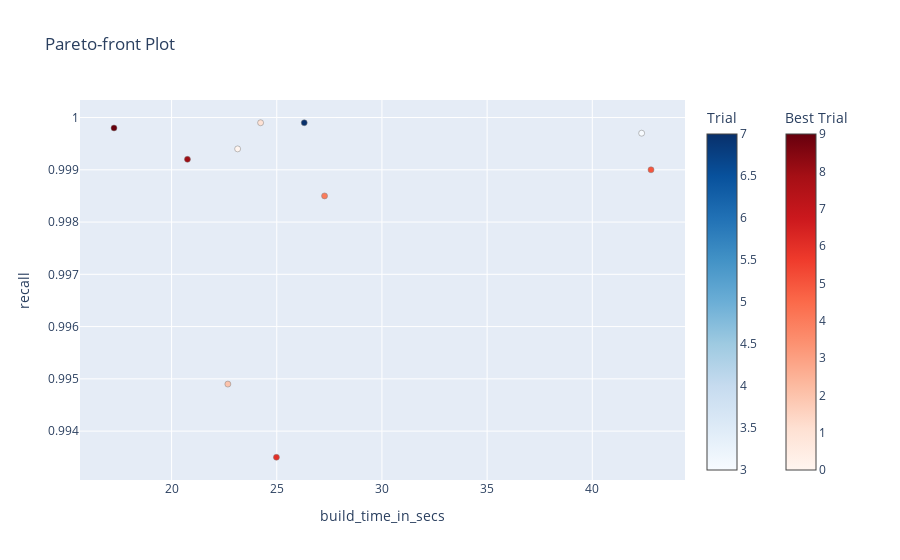
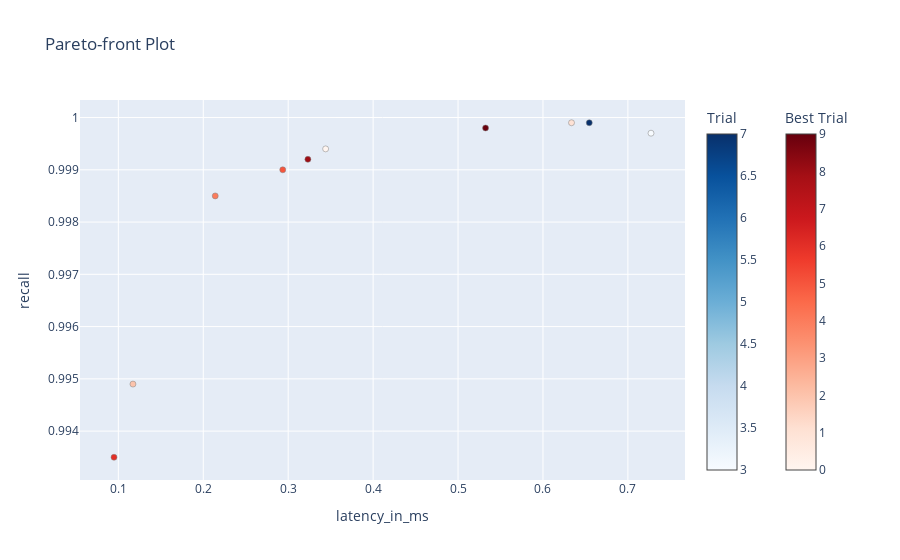

Notebook source saved alongside these figures, in order:
### Code cell
visualization(ivf_flat_study)

### Figure 1 — Plotly figure (JSON) as saved in the notebook; plotly's stock layout.template omitted (floating-point values rounded to 4 significant figures)
{"data": [{"hovertemplate": "%{text}<extra>Trial</extra>", "marker": {"color": [3, 7], "colorbar": {"title": {"text": "Trial"}}, "colorscale": [[0, "rgb(247,251,255)"], [0.125, "rgb(222,235,247)"], [0.25, "rgb(198,219,239)"], [0.375, "rgb(158,202,225)"], [0.5, "rgb(107,174,214)"], [0.625, "rgb(66,146,198)"], [0.75, "rgb(33,113,181)"], [0.875, "rgb(8,81,156)"], [1, "rgb(8,48,107)"]], "line": {"color": "Grey", "width": 0.5}}, "mode": "markers", "showlegend": false, "text": ["{<br>  \"number\": 3,<br>  \"values\": [<br>    42.3469,<br>    0.7272,<br>    0.9997<br>  ],<br>  \"params\": {<br>    \"n_lists\": 91882,<br>    \"n_probes\": 6687<br>  }<br>}", "{<br>  \"number\": 7,<br>  \"values\": [<br>    26.306,<br>    0.6545,<br>    0.9999<br>  ],<br>  \"params\": {<br>    \"n_lists\": 55683,<br>    \"n_probes\": 5439<br>  }<br>}"], "type": "scatter", "x": [42.35, 26.31], "y": [0.9997, 0.9999]}, {"hovertemplate": "%{text}<extra>Best Trial</extra>", "marker": {"color": [0, 1, 2, 4, 5, 6, 8, 9], "colorbar": {"title": {"text": "Best Trial"}, "x": 1.1, "xpad": 40, "y": 0.5}, "colorscale": [[0, "rgb(255,245,240)"], [0.125, "rgb(254,224,210)"], [0.25, "rgb(252,187,161)"], [0.375, "rgb(252,146,114)"], [0.5, "rgb(251,106,74)"], [0.625, "rgb(239,59,44)"], [0.75, "rgb(203,24,29)"], [0.875, "rgb(165,15,21)"], [1, "rgb(103,0,13)"]], "line": {"color": "Grey", "width": 0.5}}, "mode": "markers", "showlegend": false, "text": ["{<br>  \"number\": 0,<br>  \"values\": [<br>    23.1406,<br>    0.3441,<br>    0.9994<br>  ],<br>  \"params\": {<br>    \"n_lists\": 48570,<br>    \"n_probes\": 2511<br>  }<br>}", "{<br>  \"number\": 1,<br>  \"values\": [<br>    24.232,<br>    0.6336,<br>    0.9999<br>  ],<br>  \"params\": {<br>    \"n_lists\": 51021,<br>    \"n_probes\": 4945<br>  }<br>}", "{<br>  \"number\": 2,<br>  \"values\": [<br>    22.675,<br>    0.1172,<br>    0.9949<br>  ],<br>  \"params\": {<br>    \"n_lists\": 47692,<br>    \"n_probes\": 760<br>  }<br>}", "{<br>  \"number\": 4,<br>  \"values\": [<br>    27.2722,<br>    0.2141,<br>    0.9985<br>  ],<br>  \"params\": {<br>    \"n_lists\": 57879,<br>    \"n_probes\": 1657<br>  }<br>}", "{<br>  \"number\": 5,<br>  \"values\": [<br>    42.7912,<br>    0.2936,<br>    0.999<br>  ],<br>  \"params\": {<br>    \"n_lists\": 92899,<br>    \"n_probes\": 2804<br>  }<br>}", "{<br>  \"number\": 6,<br>  \"values\": [<br>    24.9842,<br>    0.0949,<br>    0.9935<br>  ],<br>  \"params\": {<br>    \"n_lists\": 52962,<br>    \"n_probes\": 668<br>  }<br>}", "{<br>  \"number\": 8,<br>  \"values\": [<br>    20.7545,<br>    0.3232,<br>    0.9992<br>  ],<br>  \"params\": {<br>    \"n_lists\": 43405,<br>    \"n_probes\": 2093<br>  }<br>}", "{<br>  \"number\": 9,<br>  \"values\": [<br>    17.2627,<br>    0.5324,<br>    0.9998<br>  ],<br>  \"params\": {<br>    \"n_lists\": 35266,<br>    \"n_probes\": 3028<br>  }<br>}"], "type": "scatter", "x": [23.14, 24.23, 22.68, 27.27, 42.79, 24.98, 20.75, 17.26], "y": [0.9994, 0.9999, 0.9949, 0.9985, 0.999, 0.9935, 0.9992, 0.9998]}], "layout": {"autosize": true, "title": {"text": "Pareto-front Plot"}, "xaxis": {"autorange": true, "range": [15.75, 44.31], "title": {"text": "build_time_in_secs"}, "type": "linear"}, "yaxis": {"autorange": true, "range": [0.993, 1.0], "title": {"text": "recall"}, "type": "linear"}}}

### Figure 2 — Plotly figure (JSON) as saved in the notebook; plotly's stock layout.template omitted (floating-point values rounded to 4 significant figures)
{"data": [{"hovertemplate": "%{text}<extra>Trial</extra>", "marker": {"color": [3, 7], "colorbar": {"title": {"text": "Trial"}}, "colorscale": [[0, "rgb(247,251,255)"], [0.125, "rgb(222,235,247)"], [0.25, "rgb(198,219,239)"], [0.375, "rgb(158,202,225)"], [0.5, "rgb(107,174,214)"], [0.625, "rgb(66,146,198)"], [0.75, "rgb(33,113,181)"], [0.875, "rgb(8,81,156)"], [1, "rgb(8,48,107)"]], "line": {"color": "Grey", "width": 0.5}}, "mode": "markers", "showlegend": false, "text": ["{<br>  \"number\": 3,<br>  \"values\": [<br>    42.3469,<br>    0.7272,<br>    0.9997<br>  ],<br>  \"params\": {<br>    \"n_lists\": 91882,<br>    \"n_probes\": 6687<br>  }<br>}", "{<br>  \"number\": 7,<br>  \"values\": [<br>    26.306,<br>    0.6545,<br>    0.9999<br>  ],<br>  \"params\": {<br>    \"n_lists\": 55683,<br>    \"n_probes\": 5439<br>  }<br>}"], "type": "scatter", "x": [0.7272, 0.6545], "y": [0.9997, 0.9999]}, {"hovertemplate": "%{text}<extra>Best Trial</extra>", "marker": {"color": [0, 1, 2, 4, 5, 6, 8, 9], "colorbar": {"title": {"text": "Best Trial"}, "x": 1.1, "xpad": 40, "y": 0.5}, "colorscale": [[0, "rgb(255,245,240)"], [0.125, "rgb(254,224,210)"], [0.25, "rgb(252,187,161)"], [0.375, "rgb(252,146,114)"], [0.5, "rgb(251,106,74)"], [0.625, "rgb(239,59,44)"], [0.75, "rgb(203,24,29)"], [0.875, "rgb(165,15,21)"], [1, "rgb(103,0,13)"]], "line": {"color": "Grey", "width": 0.5}}, "mode": "markers", "showlegend": false, "text": ["{<br>  \"number\": 0,<br>  \"values\": [<br>    23.1406,<br>    0.3441,<br>    0.9994<br>  ],<br>  \"params\": {<br>    \"n_lists\": 48570,<br>    \"n_probes\": 2511<br>  }<br>}", "{<br>  \"number\": 1,<br>  \"values\": [<br>    24.232,<br>    0.6336,<br>    0.9999<br>  ],<br>  \"params\": {<br>    \"n_lists\": 51021,<br>    \"n_probes\": 4945<br>  }<br>}", "{<br>  \"number\": 2,<br>  \"values\": [<br>    22.675,<br>    0.1172,<br>    0.9949<br>  ],<br>  \"params\": {<br>    \"n_lists\": 47692,<br>    \"n_probes\": 760<br>  }<br>}", "{<br>  \"number\": 4,<br>  \"values\": [<br>    27.2722,<br>    0.2141,<br>    0.9985<br>  ],<br>  \"params\": {<br>    \"n_lists\": 57879,<br>    \"n_probes\": 1657<br>  }<br>}", "{<br>  \"number\": 5,<br>  \"values\": [<br>    42.7912,<br>    0.2936,<br>    0.999<br>  ],<br>  \"params\": {<br>    \"n_lists\": 92899,<br>    \"n_probes\": 2804<br>  }<br>}", "{<br>  \"number\": 6,<br>  \"values\": [<br>    24.9842,<br>    0.0949,<br>    0.9935<br>  ],<br>  \"params\": {<br>    \"n_lists\": 52962,<br>    \"n_probes\": 668<br>  }<br>}", "{<br>  \"number\": 8,<br>  \"values\": [<br>    20.7545,<br>    0.3232,<br>    0.9992<br>  ],<br>  \"params\": {<br>    \"n_lists\": 43405,<br>    \"n_probes\": 2093<br>  }<br>}", "{<br>  \"number\": 9,<br>  \"values\": [<br>    17.2627,<br>    0.5324,<br>    0.9998<br>  ],<br>  \"params\": {<br>    \"n_lists\": 35266,<br>    \"n_probes\": 3028<br>  }<br>}"], "type": "scatter", "x": [0.3441, 0.6336, 0.1172, 0.2141, 0.2936, 0.0949, 0.3232, 0.5324], "y": [0.9994, 0.9999, 0.9949, 0.9985, 0.999, 0.9935, 0.9992, 0.9998]}], "layout": {"autosize": true, "title": {"text": "Pareto-front Plot"}, "xaxis": {"autorange": true, "range": [0.05733, 0.7648], "title": {"text": "latency_in_ms"}, "type": "linear"}, "yaxis": {"autorange": true, "range": [0.993, 1.0], "title": {"text": "recall"}, "type": "linear"}}}
